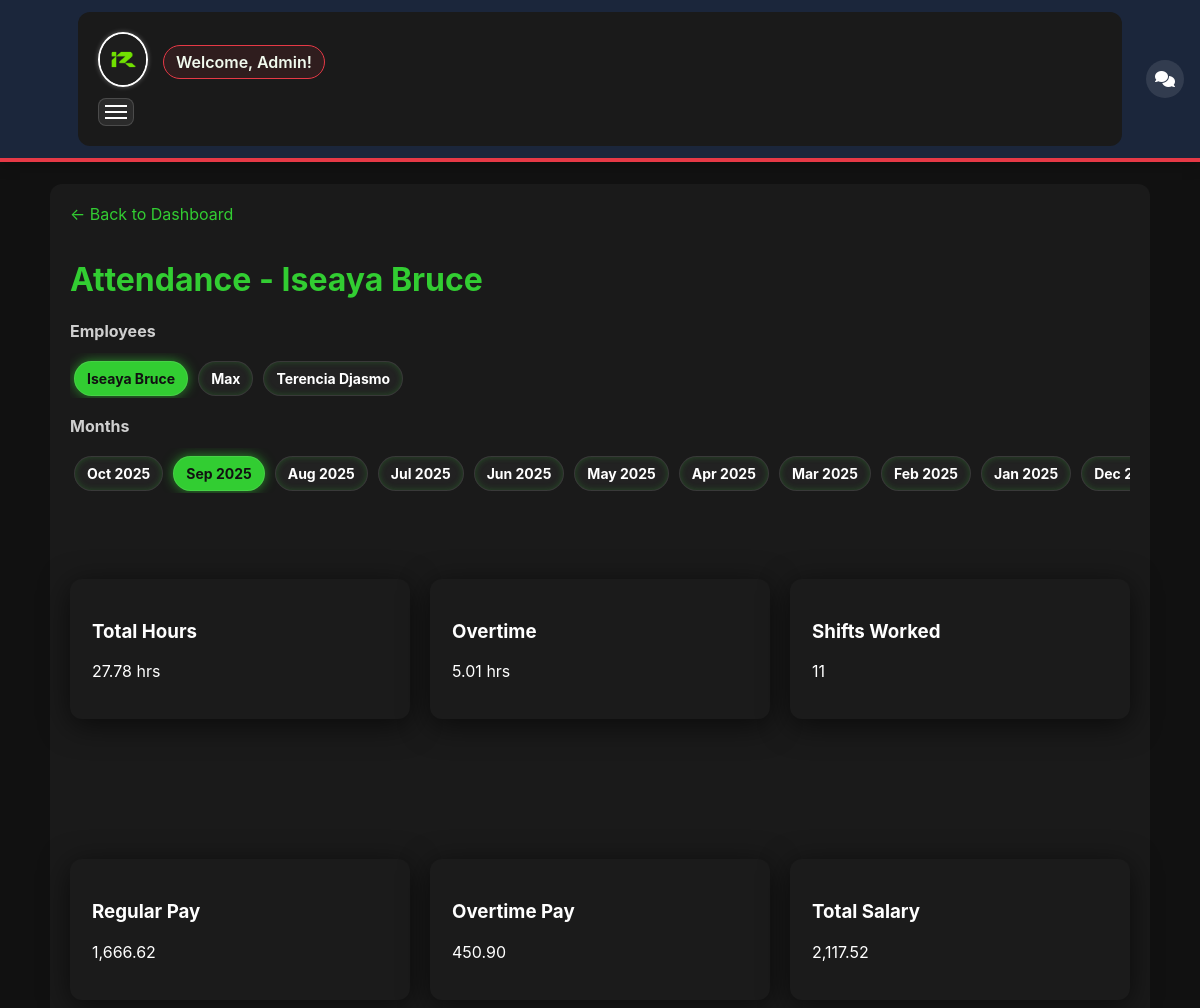
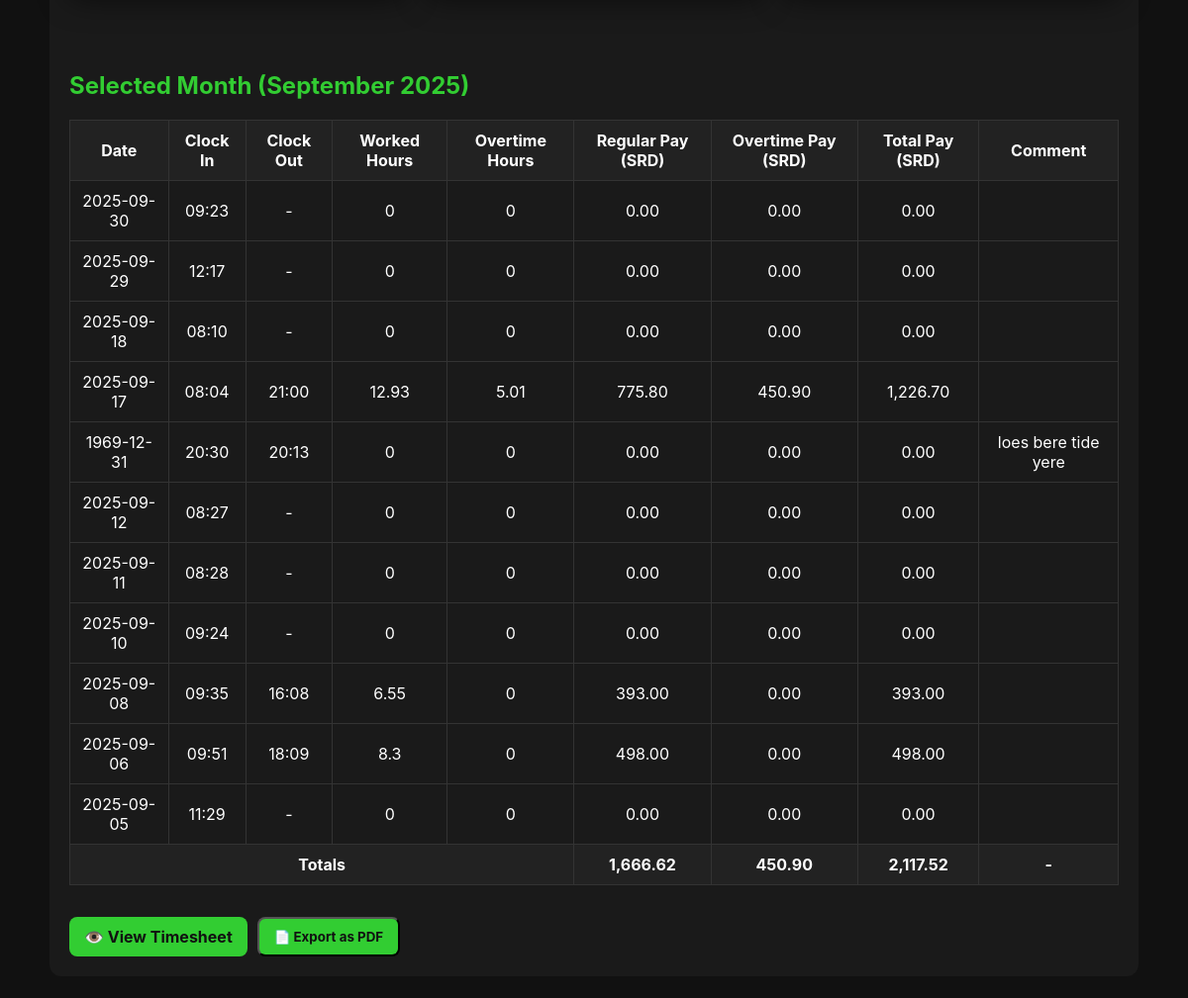
The app's page /admin/view_attendance.php?id=1&month=9&year=2025 (signed in) with its own data (2 pictures, top to bottom).
### tables this page shows
CREATE TABLE `employees` (
  `id` int(11) NOT NULL,
  `fullname` varchar(100) NOT NULL,
  `phone` varchar(20) DEFAULT NULL,
  `password` varchar(255) NOT NULL,
  `role` varchar(50) DEFAULT NULL,
  `hourly_pay` decimal(10,2) DEFAULT 0.00,
  `monthly_pay` decimal(10,2) DEFAULT 0.00,
  `expected_clockin` time DEFAULT NULL,
  `expected_clockout` time DEFAULT NULL,
  `profile_pic` varchar(255) DEFAULT 'default.png',
  `created_at` timestamp NOT NULL DEFAULT current_timestamp(),
  `category` varchar(50) DEFAULT NULL,
  `place_of_work` enum('office','remote') DEFAULT 'office',
  `shift` enum('shift_1','shift_2') DEFAULT 'shift_1',
  `position` varchar(100) DEFAULT NULL,
  `overtime_applicable` tinyint(1) DEFAULT 0,
  `status` enum('pending','active','disabled') NOT NULL DEFAULT 'pending'
);

CREATE TABLE `attendance` (
  `id` int(11) NOT NULL,
  `employee_id` int(11) DEFAULT NULL,
  `comment` text DEFAULT NULL,
  `clockin_time` datetime DEFAULT NULL,
  `clockout_time` datetime DEFAULT NULL,
  `overtime_hours` decimal(5,2) DEFAULT 0.00,
  `work_date` date NOT NULL DEFAULT curdate()
);

### admin/view_attendance.php (the view, shortened to what this page needs)
<?php
require_once __DIR__ . '/../includes/config.php';
$empStmt = $pdo->query("SELECT id, fullname, hourly_pay, overtime_applicable FROM employees ORDER BY fullname ASC");
$employees = $empStmt->fetchAll(PDO::FETCH_ASSOC);
$selectedId = isset($_GET['id']) ? (int)$_GET['id'] : null;
$stmt = $pdo->prepare("SELECT * FROM employees WHERE id=?");
$stmt->execute([$selectedId]);
$emp = $stmt->fetch(PDO::FETCH_ASSOC);
$selMonth = isset($_GET['month']) ? max(1, min(12, (int)$_GET['month'])) : (int)date('m');
$selYear  = isset($_GET['year'])  ? (int)$_GET['year'] : (int)date('Y');
$baseTs = strtotime(sprintf('%04d-%02d-01', $selYear, $selMonth));
$monthStart = date('Y-m-01', $baseTs);
$monthEnd   = date('Y-m-t', $baseTs);
$recStmt = $pdo->prepare("
    SELECT *,
           TIMESTAMPDIFF(MINUTE, clockin_time, clockout_time) AS minutes_worked
    FROM attendance
    WHERE employee_id = ?
      AND work_date BETWEEN ? AND ?
    ORDER BY work_date DESC
");
$recStmt->execute([$selectedId, $monthStart, $monthEnd]);
$records = $recStmt->fetchAll(PDO::FETCH_ASSOC);
$totalHours = 0.0;
$totalOvertime = 0.0;
foreach ($records as $r) {
    if ($r['clockin_time'] && $r['clockout_time']) {
        $hours = (strtotime($r['clockout_time']) - strtotime($r['clockin_time'])) / 3600;
        $totalHours += $hours;
        $totalOvertime += (float)($r['overtime_hours'] ?? 0);
    }
}
$hourly = (float)($emp['hourly_pay'] ?? 0);
$ot_applicable = (int)($emp['overtime_applicable'] ?? 0);
$regularPayTotal = $totalHours * $hourly;
$overtimePayTotal = $ot_applicable ? $totalOvertime * $hourly * 1.5 : 0;
$totalPayTotal = $regularPayTotal + $overtimePayTotal;
?>
<!DOCTYPE html>
<html>
<head>
    <link rel="stylesheet" href="../assets/css/style.css">
</head>
<body>
    <?php include '../includes/header.php'; ?>
<div class="container">
    <a href="dashboard.php" class="back">← Back to Dashboard</a>
    <h1>Attendance - <?= htmlspecialchars($emp['fullname']) ?></h1>
    <div class="selector-wrap">
        <div class="selector-label">Employees</div>
        <div class="emp-scroll">
            <?php foreach ($employees as $e): $active = ((int)$e['id'] === (int)$selectedId) ? ' active' : ''; ?>
                <a class="emp-chip<?= $active ?>" href="?id=<?= (int)$e['id'] ?>&month=<?= sprintf('%02d',$selMonth) ?>&year=<?= $selYear ?>">
                    <?= htmlspecialchars($e['fullname']) ?>
                </a>
            <?php endforeach; ?>
        </div>
    </div>
    <div class="selector-wrap">
        <div class="selector-label">Months</div>
        <div class="month-scroll">
            <?php
                $selectedKey = date('Y-m', $baseTs);
                $curTs = strtotime(date('Y-m-01'));
                for ($i = 0; $i < 24; $i++) {
                    $ts = strtotime("-{$i} month", $curTs);
                    $m = (int)date('m', $ts);
                    $y = (int)date('Y', $ts);
                    $key = date('Y-m', $ts);
                    $label = date('M Y', $ts);
                    $active = ($key === $selectedKey) ? ' active' : '';
                    echo '<a class="month-chip' . $active . '" href="?id=' . (int)$selectedId . '&month=' . $m . '&year=' . $y . '">' . $label . '</a>';
                }
            ?>
        </div>
    </div>
    <div class="summary-cards">
        <div class="card">
            <h3>Total Hours</h3>
            <p><?=number_format($totalHours,2)?> hrs</p>
        </div>
        <div class="card">
            <h3>Overtime</h3>
            <p><?=number_format($totalOvertime,2)?> hrs</p>
        </div>
        <div class="card">
            <h3>Shifts Worked</h3>
            <p><?=count($records)?></p>
        </div>
    </div>
    <div class="summary-cards">
        <div class="card">
            <h3>Regular Pay</h3>
            <p><?=number_format($regularPayTotal,2)?></p>
        </div>
        <div class="card">
            <h3>Overtime Pay</h3>
            <p><?=number_format($overtimePayTotal,2)?></p>
        </div>
        <div class="card">
            <h3>Total Salary</h3>
            <p><?=number_format($totalPayTotal,2)?></p>
        </div>
    </div>
    <section>
        <h2>Selected Month (<?=date('F Y', $baseTs)?>)</h2>
        <div class="table-wrapper">
            <table>
                <tr>
                    <th>Date</th>
                    <th>Clock In</th>
                    <th>Clock Out</th>
                    <th>Worked Hours</th>
                    <th>Overtime Hours</th>
                    <th>Regular Pay (SRD)</th>
                    <th>Overtime Pay (SRD)</th>
                    <th>Total Pay (SRD)</th>
                    <th>Comment</th>
                </tr>
                <?php foreach ($records as $r):
                    $worked = ($r['clockin_time'] && $r['clockout_time'])
                        ? round((strtotime($r['clockout_time'])-strtotime($r['clockin_time']))/3600,2)
                        : 0;
                    $overtime = (float)($r['overtime_hours'] ?? 0);
                    $regularPay = $worked * $hourly;
                    $overtimePay = $ot_applicable ? $overtime * $hourly * 1.5 : 0;
                    $totalPay = $regularPay + $overtimePay;
                ?>
                    <tr>
                        <td><?=date("Y-m-d", strtotime($r['clockin_time']))?></td>
                        <td><?=date("H:i", strtotime($r['clockin_time']))?></td>
                        <td><?=$r['clockout_time'] ? date("H:i", strtotime($r['clockout_time'])) : "-" ?></td>
                        <td><?=$worked?></td>
                        <td><?=$overtime?></td>
                        <td><?=number_format($regularPay,2)?></td>
                        <td><?=number_format($overtimePay,2)?></td>
                        <td><?=number_format($totalPay,2)?></td>
                        <td><?=htmlspecialchars($r['comment'] ?? '')?></td>
                    </tr>
                <?php endforeach; ?>
                <tr style="font-weight:bold;background:#222;color:#fff;">
                    <td colspan="5">Totals</td>
                    <td><?=number_format($totalHours * $hourly, 2)?></td>
                    <td><?= $ot_applicable ? number_format($totalOvertime * $hourly * 1.5, 2) : '0.00' ?></td>
                    <td><?=number_format(($totalHours * $hourly) + ($ot_applicable ? $totalOvertime * $hourly * 1.5 : 0), 2)?></td>
                    <td>-</td>
                </tr>
            </table>
        </div>
    </section>
    <div style="margin-top:12px; display:flex; gap:10px; flex-wrap: wrap;">
        <a href="../pdf/generate.php?id=<?= (int)$selectedId ?>" class="export">👁️ View Timesheet</a>
        <form method="post" action="../pdf/export_timesheet.php" style="display:inline;">
            <button type="submit" class="export">📄 Export as PDF</button>
        </form>
    </div>
</div>
</body>
</html>

### assets/css/style.css (style rules this page uses)
:root { --bg: #111111; --card: #1b1b1b; --green: #32CD32; --muted: #a9a9a9; --white: #ffffff; }
* { box-sizing:border-box;font-family:Inter,system-ui,Segoe UI,Roboto,"Helvetica Neue",Arial; }
body { margin:0; background:var(--bg); color:var(--white); -webkit-font-smoothing:antialiased; -moz-osx-font-smoothing:grayscale; }
.container { max-width:1100px; margin:22px auto; padding:20px; }
.card { max-width:420px; margin:60px auto; background:var(--card); padding:22px; border-radius:12px; box-shadow: 0 6px 30px rgba(0,0,0,0.6); text-align:left; }
a { color:var(--green);text-decoration:none }

### admin/view_attendance.php (style rules this page uses)
body { background: #111; color: #fff; font-family: Arial, sans-serif; }
.container { max-width: 1100px; margin: 30px auto; padding: 20px; background: #1a1a1a; border-radius: 12px; }
h1, h2 { color: #32CD32; }
a.back { color: #32CD32; text-decoration: none; display: inline-block; margin-bottom: 15px; }
table { width: 100%; border-collapse: collapse; margin-top: 15px; }
table th, table td { padding: 10px; border: 1px solid #333; text-align: center; }
table th { background: #222; color: #fff; }
.summary-cards { display: flex; gap: 20px; margin: 20px 0; }
.card { flex: 1; background: #222; padding: 15px; border-radius: 12px; text-align: center; box-shadow: 0 2px 6px rgba(0,0,0,0.25); }
.export { margin-top: 20px; display: inline-block; background: #32CD32; color: #111; padding: 10px 15px; border-radius: 8px; text-decoration: none; font-weight: bold; }
.selector-wrap { display: flex; flex-direction: column; gap: 8px; margin-bottom: 12px; }
.selector-label { font-weight: 700; color: #cfcfcf; }
.month-scroll { display:flex; gap:10px; overflow-x:auto; padding:8px 4px 2px; margin: 4px 0 6px; scrollbar-width: thin; scrollbar-color: #32CD32 #222; }
.month-chip { flex:0 0 auto; padding:8px 12px; border-radius:999px; background:#222; color:#fff; border:1px solid rgba(255,255,255,0.1); text-decoration:none; font-weight:700; font-size:14px; box-shadow: 0 0 6px rgba(50,205,50,0.25) inset; white-space: nowrap; }
.month-chip.active { background:#32CD32; color:#111; box-shadow: 0 0 12px rgba(50,205,50,0.65); }
.emp-scroll { display:flex; gap:10px; overflow-x:auto; padding:8px 4px 2px; margin: 4px 0 6px; scrollbar-width: thin; scrollbar-color: #32CD32 #222; }
.emp-chip { flex:0 0 auto; padding:8px 12px; border-radius:999px; background:#222; color:#fff; border:1px solid rgba(255,255,255,0.1); text-decoration:none; font-weight:700; font-size:14px; box-shadow: 0 0 6px rgba(50,205,50,0.25) inset; white-space: nowrap; }
.emp-chip.active { background:#32CD32; color:#111; box-shadow: 0 0 12px rgba(50,205,50,0.65); }

### includes/header.php (style rules this page uses)
html, body { overflow-x: hidden; }

### records on screen
employees: fullname "Iseaya Bruce", hourly_pay "1,666.62", overtimePayTotal "450.90", totalPayTotal "2,117.52", $totalHours*$hourly "1,666.62", $totalOvertime*$hourly*1.5 "450.90", hourly_pay+overtime_applicable "2,117.52"
employees: fullname "Max"
employees: fullname "Terencia Djasmo"
attendance: clockin_time "2025-09-30", clockin_time "09:23", worked "0", overtime_hours "0", regularPay "0.00", overtimePay "0.00", overtime_hours "0.00"
attendance: clockin_time "2025-09-29", clockin_time "12:17", worked "0", overtime_hours "0", regularPay "0.00", overtimePay "0.00", overtime_hours "0.00"
attendance: clockin_time "2025-09-18", clockin_time "08:10", worked "0", overtime_hours "0", regularPay "0.00", overtimePay "0.00", overtime_hours "0.00"
attendance: clockin_time "2025-09-17", clockin_time "08:04", clockout_time "21:00", worked "12.93", overtime_hours "5.01", regularPay "775.80", overtimePay "450.90", totalPay "1,226.70"
attendance: clockin_time "1969-12-31", clockin_time "20:30", clockout_time "20:13", clockin_time "0", overtime_hours "0", clockin_time.hourly_pay "0.00", overtimePay "0.00", overtime_hours "0.00", comment "loes bere tide yere"
attendance: clockin_time "2025-09-12", clockin_time "08:27", worked "0", overtime_hours "0", regularPay "0.00", overtimePay "0.00", overtime_hours "0.00"
attendance: clockin_time "2025-09-11", clockin_time "08:28", worked "0", overtime_hours "0", regularPay "0.00", overtimePay "0.00", overtime_hours "0.00"
attendance: clockin_time "2025-09-10", clockin_time "09:24", worked "0", overtime_hours "0", regularPay "0.00", overtimePay "0.00", overtime_hours "0.00"
attendance: clockin_time "2025-09-08", clockin_time "09:35", clockout_time "16:08", worked "6.55", overtime_hours "0", regularPay "393.00", overtimePay "0.00", totalPay "393.00"
attendance: clockin_time "2025-09-06", clockin_time "09:51", clockout_time "18:09", worked "8.3", overtime_hours "0", regularPay "498.00", overtimePay "0.00", totalPay "498.00"
attendance: clockin_time "2025-09-05", clockin_time "11:29", worked "0", overtime_hours "0", regularPay "0.00", overtimePay "0.00", overtime_hours "0.00"

### other values on screen
$_SESSION['user']['fullname'] "Admin"
$label "Oct 2025"
$label "Sep 2025"
$label "Aug 2025"
$label "Jul 2025"
$label "Jun 2025"
$label "May 2025"
$label "Apr 2025"
$label "Mar 2025"
$label "Feb 2025"
$label "Jan 2025"
$label "Dec…"
$totalHours "27.78"
$totalOvertime "5.01"
count($records) "11"
